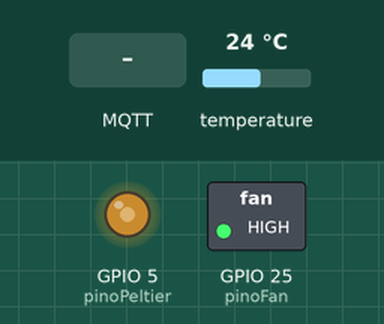
This program was run on a simulated ESP32. Parts: switched loads named in the program (green lamp = pin HIGH), output pins drawn as LEDs (lit = HIGH). The test bench sets the inputs (shaded band); at power-on: temperature 24 °C. WiFi joins after 1.5 s; servers stay silent unless stated; no MQTT or app messages arrive unless stated.

Above: at 2.7 s.
2.8 s: temperature set to 33 °C
4.6 s: MQTT message "5" arrives on the second subscribed topic
At 5.7 s:
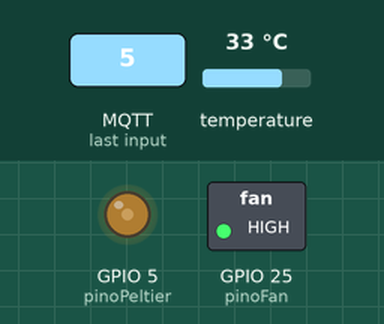
8.2 s: temperature set to 12 °C
At 11.1 s:
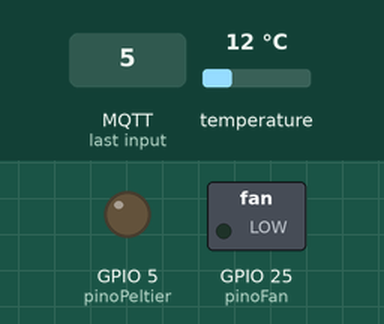
11.4 s: temperature set to 28 °C
At 12.1 s:
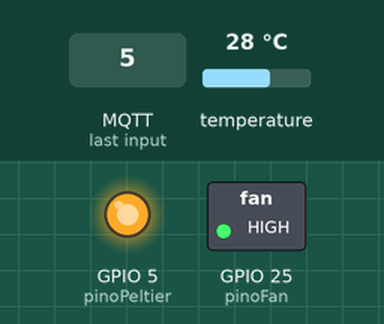
15.0 s: MQTT message "90" arrives on the first subscribed topic
At 17.0 s:
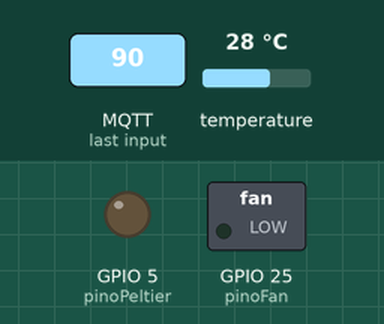
Timing chart, 0 to 18.5 s (numbered marks = the images above; inputs shaded):
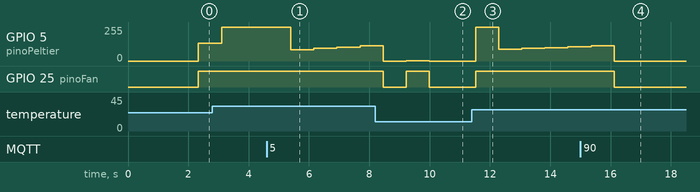

The program:

main.cpp
```cpp
#include <Arduino.h>
#include <WiFi.h>
#include <PubSubClient.h>
#include <OneWire.h>
#include <DallasTemperature.h>

// ==========================================
// Configurações de Rede e MQTT
// ==========================================
const char* ssid = "Romu";
const char* password = "manugay1";
const char* mqtt_server = "10.70.150.187";

// ==========================================
// Definição dos Pinos
// ==========================================
const int pinoPeltier = 5;
const int pinoFan = 25;
const int pinoSensor = 4;

OneWire oneWire(pinoSensor);
DallasTemperature sensorTemp(&oneWire);

WiFiClient espClient;
PubSubClient client(espClient);

// ==========================================
// Variáveis Globais do Sistema e PID
// ==========================================
double Setpoint = 20.0;
double Input = 24.0;
double Output = 0.0;
double erroAtual = 0.0;

double Kp = 25.0;
double Ki = 1.0;
double Kd = 15.0;

double erroAnterior = 0;
double somaErro = 0;
unsigned long ultimoTempoPID = 0;
const unsigned long tempoAmostragemPID = 200;

unsigned long tempoAnteriorEnvio = 0;
const long intervaloEnvio = 2000;

// ==========================================
// Função Manual do PID (Refrigeração)
// ==========================================
void calcularPID() {
  unsigned long tempoAtual = millis();
  unsigned long dt_ms = tempoAtual - ultimoTempoPID;

  if (dt_ms >= tempoAmostragemPID) {
    double dt = (double)dt_ms / 1000.0;

    erroAtual = Input - Setpoint;

    double P = Kp * erroAtual;

    somaErro += erroAtual * dt;
    double I = Ki * somaErro;

    double D = Kd * ((erroAtual - erroAnterior) / dt);

    Output = P + I + D;

    if (Output > 255.0) {
      Output = 255.0;
      somaErro -= erroAtual * dt;
    } else if (Output < 0.0) {
      Output = 0.0;
      if (erroAtual < 0) somaErro -= erroAtual * dt;
    }

    erroAnterior = erroAtual;
    ultimoTempoPID = tempoAtual;
  }
}

// ==========================================
// Leitura do Sensor
// ==========================================
double lerTemperatura() {
  sensorTemp.requestTemperatures();
  float temp = sensorTemp.getTempCByIndex(0);

  if (temp == DEVICE_DISCONNECTED_C) {
    Serial.println("ALERTA: Falha na leitura do sensor!");
    return Input;
  }
  return temp;
}

// ==========================================
// Callback MQTT
// ==========================================
void callback(char* topic, byte* payload, unsigned int length) {
  String mensagem = "";
  for (int i = 0; i < length; i++) {
    mensagem += (char)payload[i];
  }

  float valorRecebido = mensagem.toFloat();
  String strTopic = String(topic);

  if (strTopic == "geladeira/controle/setpoint") {
    Setpoint = valorRecebido;
  }
  else if (strTopic == "geladeira/controle/kp") {
    Kp = valorRecebido;
  }
  else if (strTopic == "geladeira/controle/ki") {
    Ki = valorRecebido;
    somaErro = 0;
  }
  else if (strTopic == "geladeira/controle/kd") {
    Kd = valorRecebido;
  }
}

// ==========================================
// Conexão MQTT
// ==========================================
void reconnect() {
  while (!client.connected()) {
    if (client.connect("ESP32_Controlador_Geladeira")) {
      client.subscribe("geladeira/controle/setpoint");
      client.subscribe("geladeira/controle/kp");
      client.subscribe("geladeira/controle/ki");
      client.subscribe("geladeira/controle/kd");
    } else {
      delay(5000);
    }
  }
}

// ==========================================
// Setup
// ==========================================
void setup() {
  Serial.begin(115200);

  pinMode(pinoPeltier, OUTPUT);
  pinMode(pinoFan, OUTPUT);

  sensorTemp.begin();

  WiFi.begin(ssid, password);
  while (WiFi.status() != WL_CONNECTED) {
    delay(500);
  }

  client.setServer(mqtt_server, 1883);
  client.setCallback(callback);
}

// ==========================================
// Loop Principal
// ==========================================
void loop() {
  if (!client.connected()) {
    reconnect();
  }
  client.loop();

  Input = lerTemperatura();
  calcularPID();

  int pwmPeltier = (int)Output;
  if (pwmPeltier <= 0) {
    digitalWrite(pinoPeltier, LOW);
  } else if (pwmPeltier >= 255) {
    digitalWrite(pinoPeltier, HIGH);
  } else {
    analogWrite(pinoPeltier, pwmPeltier);
  }

  int pwmFan = (pwmPeltier > 0) ? 255 : 0;
  if (pwmFan > 0) {
    digitalWrite(pinoFan, HIGH);
  } else {
    digitalWrite(pinoFan, LOW);
  }

  unsigned long tempoAtual = millis();
  if (tempoAtual - tempoAnteriorEnvio >= intervaloEnvio) {
    tempoAnteriorEnvio = tempoAtual;

    client.publish("geladeira/sensores/temperatura", String(Input).c_str());
    client.publish("geladeira/controle/pwm", String(Output).c_str());
    client.publish("geladeira/sensores/setpoint_atual", String(Setpoint).c_str());
    client.publish("geladeira/controle/fan_pwm", String(pwmFan).c_str());
    client.publish("geladeira/sensores/erro", String(erroAtual).c_str());
    client.publish("geladeira/sensores/kp_atual", String(Kp).c_str());
    client.publish("geladeira/sensores/ki_atual", String(Ki).c_str());
    client.publish("geladeira/sensores/kd_atual", String(Kd).c_str());
  }
}
```

Measured:
- after the input at 4.6 s, GPIO 5 (pinoPeltier): 255/255 → 84/255 after 0.80 s, → 94/255 0.76 s later, → 104/255 0.76 s later, → 114/255 0.77 s later
- after the input at 8.2 s, GPIO 25 (pinoFan): HIGH → LOW after 0.26 s, → HIGH 0.76 s later, → LOW 0.77 s later
- after the input at 11.4 s, GPIO 5 (pinoPeltier): 0/255 → 255/255 after 0.12 s, → 89/255 0.77 s later, → 95/255 0.76 s later, → 101/255 0.76 s later, … (5 changes in this stretch); GPIO 25 (pinoFan): LOW → HIGH after 0.12 s
- after the input at 15.0 s, GPIO 25 (pinoFan): HIGH → LOW after 1.1 s
